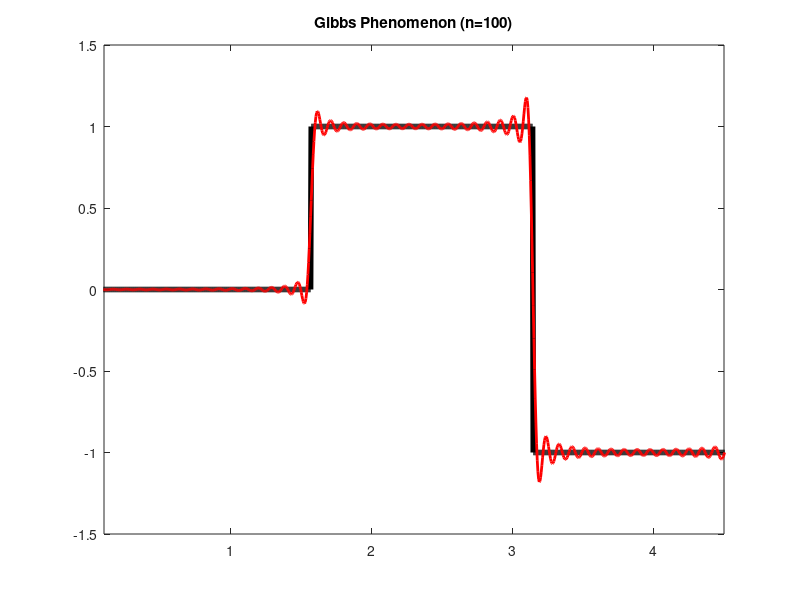
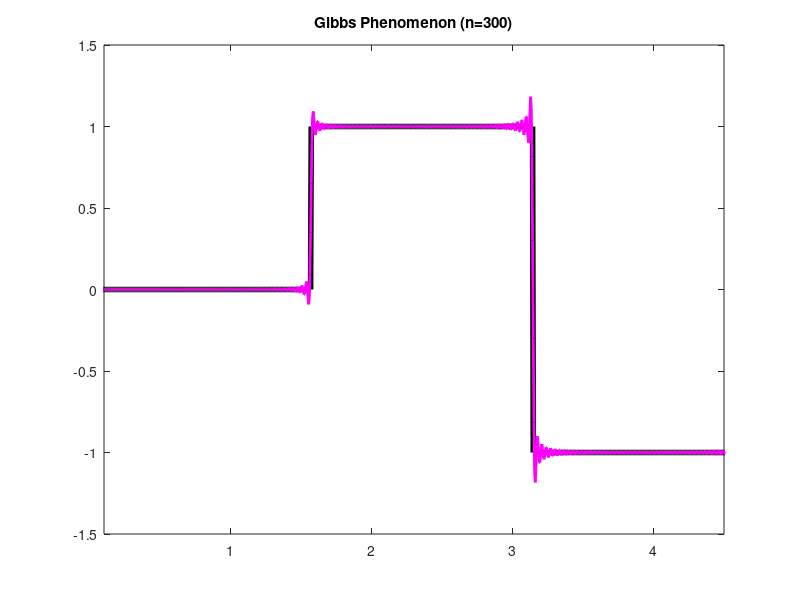
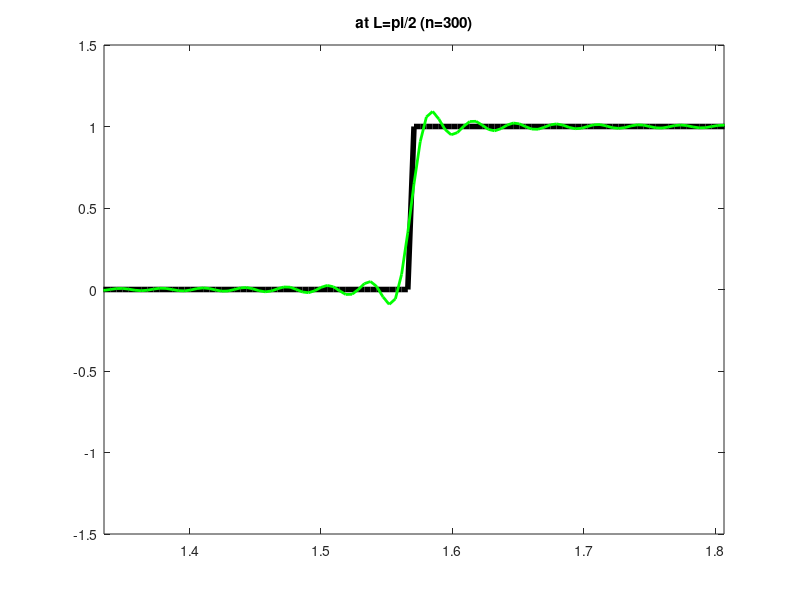
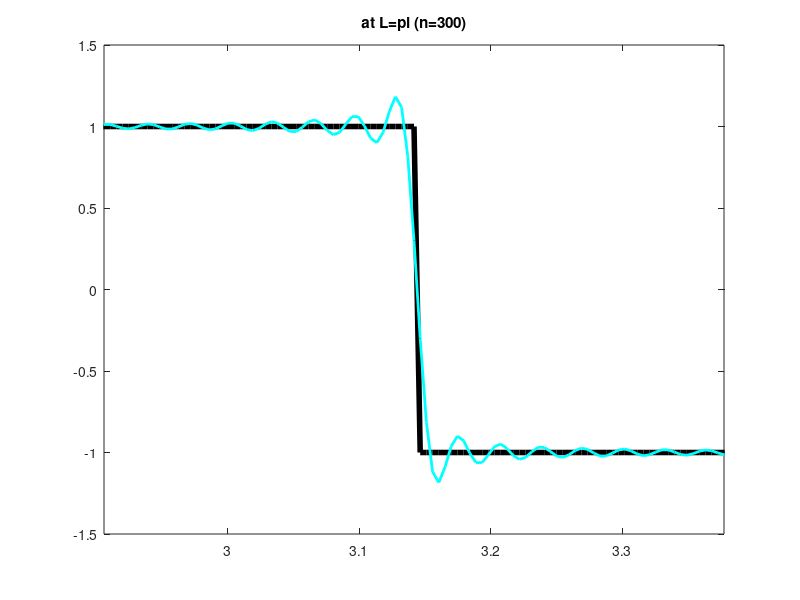

The MATLAB script that drew these images, in order:
%This code demonstrates Gibbs Phenomenon. 
%The Fourier Sine Series of f is used 
%where f=0 @[0,pi/2] & f=1 @[pi/2,pi] & f=-1 @[pi,1.5pi]
%Difference in the frequencies at n=100 and n=300 is shown,
%as well as the difference in the overshoot at the two jump discontinuities. 
%Written by Hojun Lee 

clear all
close all
clc

L=1.5*pi; 
N=1000; 
dx=L/(N-1); %size of the "infinitasimal" x
x=0:dx:L; %x values

f=zeros(size(x)); 
bound1=ceil(length(x)/3); %First jump discontinuity at x=pi/2
bound2=ceil(length(x)/3*2); %Second jump discontinuity at x=pi
f(bound1:bound2)=1; 
f(bound2+1:end)=-1; %Define f
SinSeries=0;

%Now calculate the Fourier sine series with n=100
for n=1:100 %How many "n" vales? Sine seires starts with n=1
    eigenf=sin(n*pi*x/L); %Eigen function for the Fourier Sine Series
    Bn=dot(f,eigenf)*dx*2/L; %Coefficient for the Fourier Sine Series
    SinSeries=SinSeries+Bn*eigenf; %Fourier Sine Series
end

%Gibbs phenomenon with n=100
figure
plot(x,f,'k','LineWidth',4)
hold on
plot(x,SinSeries,'r-','LineWidth',2)
xlim([0.1 4.5])
title('Gibbs Phenomenon (n=100)')

%Now calculate the Fourier sine series with n=300 to show the difference
SinSeries=0;
for n=1:300 %How many "n" vales? Sine seires starts with n=1
    eigenf=sin(n*pi*x/L); %Eigen function for the Fourier Sine Series
    Bn=dot(f,eigenf)*dx*2/L; %Coefficient for the Fourier Sine Series
    SinSeries=SinSeries+Bn*eigenf; %Fourier Sine Series
end

%Gibbs phenomenon with n=300
figure
plot(x,f,'k','LineWidth',4)
hold on
plot(x,SinSeries,'m','LineWidth',2)
xlim([0.1 4.5])
title('Gibbs Phenomenon (n=300)')

%Zoomed in at the first jump discontinuity (n=300)
figure
plot(x,f,'k','LineWidth',4)
hold on
plot(x,SinSeries,'g-','LineWidth',2)
xlim([x(bound1-50) x(bound1+50)])
title('at L=pi/2 (n=300)')

%Zoomed in at the second jump discontinuity (n=300)
figure
plot(x,f,'k','LineWidth',4)
hold on
plot(x,SinSeries,'c-','LineWidth',2)
xlim([x(bound2-50) x(bound2+50)])
title('at L=pi (n=300)')


